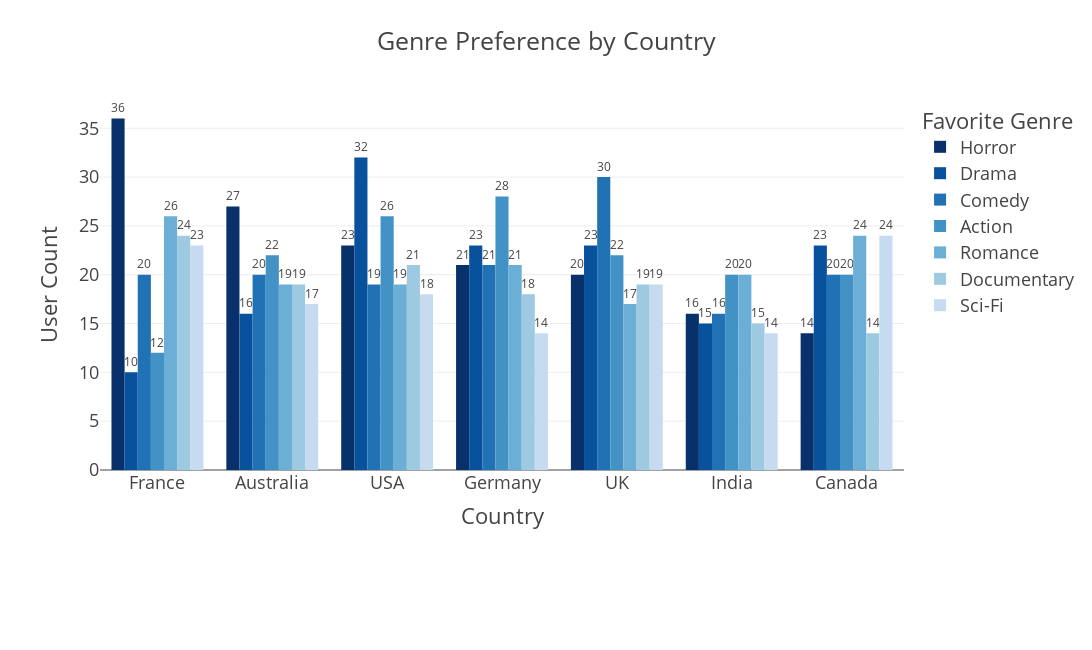

Here is the notebook cell this chart was saved with:
### Code cell
fig = px.bar(
    Favorite_genre_country,
    x='Country',
    y='total',
    color='Favorite_Genre',
    barmode='group',
    title='Genre Preference by Country',
    text='total',
    color_discrete_sequence=px.colors.sequential.Blues_r,
    height=650,
    width=1250
)

fig.update_layout(
    xaxis_title='Country',
    yaxis_title='User Count',
    legend_title='Favorite Genre',
    template='presentation',
    margin=dict(l=100, r=50, t=100, b=180),
    paper_bgcolor="rgba(0,0,0,0)",
    plot_bgcolor="rgba(0,0,0,0)",
)

fig.update_traces(
    texttemplate='%{text:.0f}',
    textposition='outside'
)

fig.show()
fig.write_image(os.path.join(result_dir, 'Favorite_genre_by_country_Bar_chart.jpg'))
fig.write_image(os.path.join(result_dir, 'Favorite_genre_by_country_Bar_chart.png'))
fig.write_html(os.path.join(result_dir, 'Favorite_genre_by_country_Bar_chart.html'))

### Figure 1 — Plotly figure (JSON) as saved in the notebook; plotly's stock layout.template omitted (floating-point values rounded to 4 significant figures)
{"data": [{"alignmentgroup": "True", "hovertemplate": "Favorite_Genre=Horror<br>Country=%{x}<br>total=%{text}<extra></extra>", "legendgroup": "Horror", "marker": {"color": "rgb(8,48,107)", "pattern": {"shape": ""}}, "name": "Horror", "offsetgroup": "Horror", "orientation": "v", "showlegend": true, "text": [36.0, 27.0, 23.0, 21.0, 20.0, 16.0, 14.0], "textposition": "outside", "texttemplate": "%{text:.0f}", "type": "bar", "x": ["France", "Australia", "USA", "Germany", "UK", "India", "Canada"], "xaxis": "x", "y": [36, 27, 23, 21, 20, 16, 14], "yaxis": "y"}, {"alignmentgroup": "True", "hovertemplate": "Favorite_Genre=Drama<br>Country=%{x}<br>total=%{text}<extra></extra>", "legendgroup": "Drama", "marker": {"color": "rgb(8,81,156)", "pattern": {"shape": ""}}, "name": "Drama", "offsetgroup": "Drama", "orientation": "v", "showlegend": true, "text": [32.0, 23.0, 23.0, 23.0, 16.0, 15.0, 10.0], "textposition": "outside", "texttemplate": "%{text:.0f}", "type": "bar", "x": ["USA", "Germany", "UK", "Canada", "Australia", "India", "France"], "xaxis": "x", "y": [32, 23, 23, 23, 16, 15, 10], "yaxis": "y"}, {"alignmentgroup": "True", "hovertemplate": "Favorite_Genre=Comedy<br>Country=%{x}<br>total=%{text}<extra></extra>", "legendgroup": "Comedy", "marker": {"color": "rgb(33,113,181)", "pattern": {"shape": ""}}, "name": "Comedy", "offsetgroup": "Comedy", "orientation": "v", "showlegend": true, "text": [30.0, 21.0, 20.0, 20.0, 20.0, 19.0, 16.0], "textposition": "outside", "texttemplate": "%{text:.0f}", "type": "bar", "x": ["UK", "Germany", "Canada", "Australia", "France", "USA", "India"], "xaxis": "x", "y": [30, 21, 20, 20, 20, 19, 16], "yaxis": "y"}, {"alignmentgroup": "True", "hovertemplate": "Favorite_Genre=Action<br>Country=%{x}<br>total=%{text}<extra></extra>", "legendgroup": "Action", "marker": {"color": "rgb(66,146,198)", "pattern": {"shape": ""}}, "name": "Action", "offsetgroup": "Action", "orientation": "v", "showlegend": true, "text": [28.0, 26.0, 22.0, 22.0, 20.0, 20.0, 12.0], "textposition": "outside", "texttemplate": "%{text:.0f}", "type": "bar", "x": ["Germany", "USA", "UK", "Australia", "Canada", "India", "France"], "xaxis": "x", "y": [28, 26, 22, 22, 20, 20, 12], "yaxis": "y"}, {"alignmentgroup": "True", "hovertemplate": "Favorite_Genre=Romance<br>Country=%{x}<br>total=%{text}<extra></extra>", "legendgroup": "Romance", "marker": {"color": "rgb(107,174,214)", "pattern": {"shape": ""}}, "name": "Romance", "offsetgroup": "Romance", "orientation": "v", "showlegend": true, "text": [26.0, 24.0, 21.0, 20.0, 19.0, 19.0, 17.0], "textposition": "outside", "texttemplate": "%{text:.0f}", "type": "bar", "x": ["France", "Canada", "Germany", "India", "Australia", "USA", "UK"], "xaxis": "x", "y": [26, 24, 21, 20, 19, 19, 17], "yaxis": "y"}, {"alignmentgroup": "True", "hovertemplate": "Favorite_Genre=Documentary<br>Country=%{x}<br>total=%{text}<extra></extra>", "legendgroup": "Documentary", "marker": {"color": "rgb(158,202,225)", "pattern": {"shape": ""}}, "name": "Documentary", "offsetgroup": "Documentary", "orientation": "v", "showlegend": true, "text": [24.0, 21.0, 19.0, 19.0, 18.0, 15.0, 14.0], "textposition": "outside", "texttemplate": "%{text:.0f}", "type": "bar", "x": ["France", "USA", "Australia", "UK", "Germany", "India", "Canada"], "xaxis": "x", "y": [24, 21, 19, 19, 18, 15, 14], "yaxis": "y"}, {"alignmentgroup": "True", "hovertemplate": "Favorite_Genre=Sci-Fi<br>Country=%{x}<br>total=%{text}<extra></extra>", "legendgroup": "Sci-Fi", "marker": {"color": "rgb(198,219,239)", "pattern": {"shape": ""}}, "name": "Sci-Fi", "offsetgroup": "Sci-Fi", "orientation": "v", "showlegend": true, "text": [24.0, 23.0, 19.0, 18.0, 17.0, 14.0, 14.0], "textposition": "outside", "texttemplate": "%{text:.0f}", "type": "bar", "x": ["Canada", "France", "UK", "USA", "Australia", "India", "Germany"], "xaxis": "x", "y": [24, 23, 19, 18, 17, 14, 14], "yaxis": "y"}], "layout": {"barmode": "group", "height": 650, "legend": {"title": {"text": "Favorite Genre"}, "tracegroupgap": 0}, "margin": {"b": 180, "l": 100, "r": 50, "t": 100}, "paper_bgcolor": "rgba(0, 0, 0, 0)", "plot_bgcolor": "rgba(0, 0, 0, 0)", "title": {"text": "Genre Preference by Country"}, "width": 1250, "xaxis": {"anchor": "y", "autorange": true, "domain": [0, 1], "range": [-0.5, 6.5], "title": {"text": "Country"}, "type": "category"}, "yaxis": {"anchor": "x", "autorange": true, "domain": [0, 1], "range": [0, 37.89], "title": {"text": "User Count"}, "type": "linear"}}}
